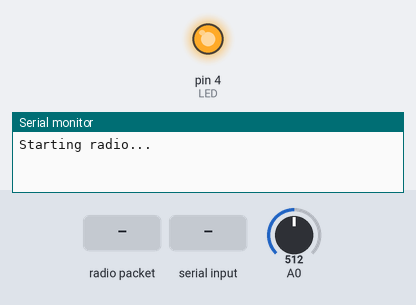
The sketch below on a simulated Arduino Uno, built with avr-gcc and run on an emulated ATmega328P. Parts: output pins drawn as LEDs (lit = HIGH), the last lines printed to the serial monitor. The test bench sets the inputs (shaded band); at power-on: A0 = 512. No radio packets arrive unless stated.

Above: at 1.7 s.
1.8 s: radio packet "s" arrives
At 3.3 s:
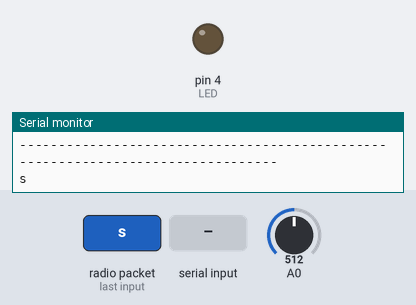
14.5 s: "s" received over Serial
Timing chart, 0 to 29.5 s (numbered marks = the images above; inputs shaded):
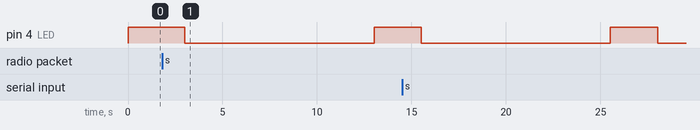

The sketch:

sensorReceiver.ino
```cpp
#include <SPI.h>
#include <RF24.h>
#include "printf.h"
#include <ArduinoJson.h>

#define LED 4
#define RF_CS 9
#define RF_CSN 10

RF24 radio(RF_CS, RF_CSN);
const uint64_t pipes[2] = { 0xe7e7e7e7e7LL, 0xc2c2c2c2c2LL };

void blink(int n) {
	for (int i=1; i<=n; i++) {
		digitalWrite(LED, HIGH);   // turn the LED on (HIGH is the voltage level)
		delay(500);               // wait for a bit
		digitalWrite(LED, LOW);    // turn the LED off by making the voltage LOW
	}
}

void setup()
{
  Serial.begin(9600);  //Start the Serial at 9600 baud
  pinMode(LED, OUTPUT);
  blink(1);
  randomSeed (analogRead(A0));  //initialize the random number generator with
  								  //a random read from an unused and floating analog port
  Serial.println("Starting radio...");
  radio.begin();
  radio.openWritingPipe(pipes[0]);
  radio.openReadingPipe(1, pipes[1]);
  radio.startListening();
  //radio.printDetails();
}

void loop() {
	blink(2);
	if (Serial.read() == 's') //If 's' is received, send the data back
	{
		int sensorValue = analogRead(A0);
		Serial.print((const char *)"Hi");
		Serial.println(sensorValue); //Send 'hi' followed by the analog read value
	}
	blink(3);
	if (radio.available()) {

	    Serial.println("--------------------------------------------------------------------------------");
	    uint8_t rx_data[100];  // we'll receive a packet

	    bool done = false;
	    while (!done) {
	      done = radio.read( &rx_data, sizeof(rx_data) );
	      printf("Got payload @ %lu...\r\n", millis());
	    }

	    // echo it back real fast
	    radio.stopListening();
	    radio.write( &rx_data, sizeof(rx_data) );
	    printf("Sent response.");
	    radio.startListening();

	    // pass json data to the Raspberry Pi
	    Serial.print((const char*)rx_data);

	  }
	delay(10000);
}
```
